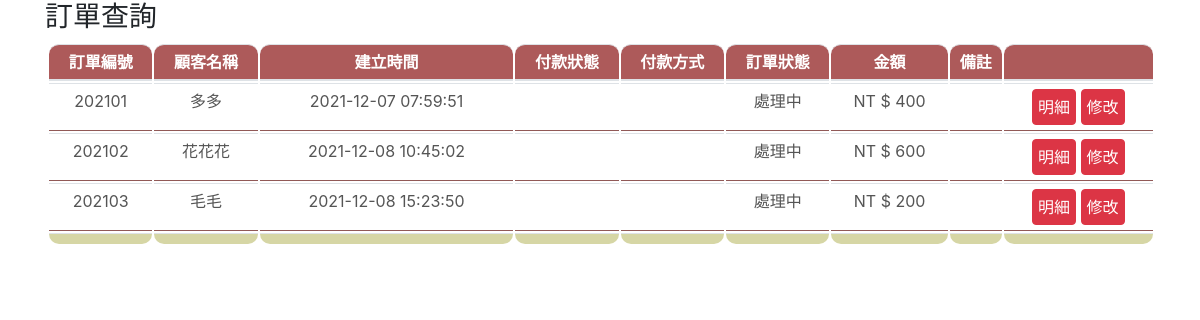
/pages/order/order.php, run on the app's committed database.
### tables this page shows
CREATE TABLE `order_tracking` (
  `id` int(6) NOT NULL,
  `order-num` int(6) NOT NULL,
  `user-id` varchar(20) NOT NULL,
  `date` datetime NOT NULL,
  `payment-status` varchar(10) NOT NULL,
  `payment-method` varchar(10) NOT NULL,
  `order-status` varchar(20) NOT NULL,
  `sum` varchar(10) NOT NULL
);

### pages/order/order.php (the view, shortened to what this page needs)
<?php
require_once "../../components/pdo-connect.php";
$sqlorder = "SELECT * FROM order_tracking";
$stmt = $db_host->prepare($sqlorder);
try {
    $stmt->execute();
    $rowsOrder = $stmt->fetchAll(PDO::FETCH_ASSOC);
} catch (PDOException $e) {
    echo $e->getMessage();
}
?>
<!doctype html>
<html lang="en">
<head>
    <link rel="stylesheet" href="https://stackpath.bootstrapcdn.com/bootstrap/4.3.1/css/bootstrap.min.css">
</head>
<body>
    <div class="container">
        <div class="row align-items-center">
            <div class="col">
                <h3>訂單查詢</h3>
            </div>
        </div>
        <table class="table">
            <thead>
                <tr>
                    <th>訂單編號</th>
                    <th>顧客名稱</th>
                    <th>建立時間</th>
                    <th>付款狀態</th>
                    <th>付款方式</th>
                    <th>訂單狀態</th>
                    <th>金額</th>
                    <th>備註</th>
                    <th></th>
                </tr>
            </thead>
            <?php
            foreach ($rowsOrder as $value) :
            ?>
                <tbody>
                    <tr>
                        <td><?= $value["order-num"] ?></td>
                        <td><?=
                            $value["user-id"] ?></td>
                        <td><?= $value["date"] ?></td>
                        <td><?= $value["payment_status"] ?></td>
                        <td><?= $value["payment_method"] ?></td>
                        <td>處理中</td>
                        <td>NT &#36 <?= $value["sum"] ?></td>
                        <td></td>
                        <td>
                            <div class="btn-group" role="group" aria-label="Basic mixed styles example">
                                <a href="./order-details.php?id=<?= $value["id"] ?>" class="btn btn-danger">明細</a>
                            </div>
                            <div class="btn-group" role="group" aria-label="Basic mixed styles example">
                                <a href="./detail-edit.php?id=<?= $value["id"] ?>" class="btn btn-danger">修改</a>
                            </div>
                        </td>
                    </tr>
                <?php endforeach; ?>
                </tbody>
                <tfoot>
                    <tr>
                        <td></td>
                        <td></td>
                        <td></td>
                        <td></td>
                        <td></td>
                        <td></td>
                        <td></td>
                        <td></td>
                        <td></td>
                    </tr>
                </tfoot>
        </table>
    </div>
</body>
</html>

### pages/order/order.php (style rules this page uses)
body { background: #fff; }
a:link { text-decoration: none; }
.btn { position: relative; display: block; padding: 5px; text-align: center; border-radius: 4px; cursor: pointer; color: #fff; }
.table { width: 100%; border-collapse: separate; ; }
.table thead th { padding: 5px 0px; color: #fff; background-color: #AD5A5A; text-align: center; border-top-left-radius: 10px; border-top-right-radius: 10px; }
.table tbody td { padding: 5px 0px; color: #555; text-align: center; background-color: #fff; border-bottom: 1px solid #915957; }
.table tfoot td { padding: 5px 0px; text-align: center; background-color: #d6d6a5; border-bottom-left-radius: 10px; border-bottom-right-radius: 10px; }

### data on the page
order_tracking: value "202101", value "多多", date "2021-12-07 07:59:51", sum "400"
order_tracking: value "202102", value "花花花", date "2021-12-08 10:45:02", sum "600"
order_tracking: value "202103", value "毛毛", date "2021-12-08 15:23:50", sum "200"
